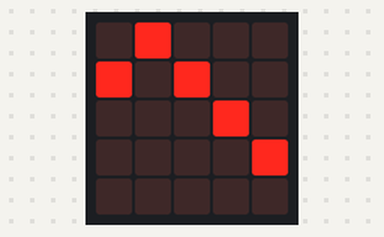
This program was run on a simulated BBC micro:bit (MakeCode). On the bench: the board's 5×5 LED display.

Above: at 0.1 s.
At 0.6 s:
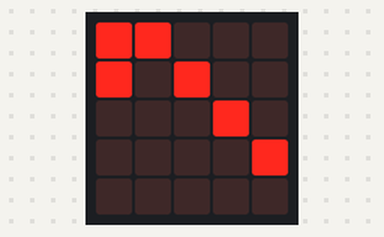
At 8.9 s:
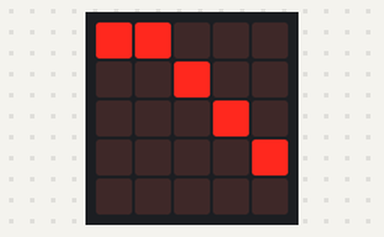
At 19.3 s:
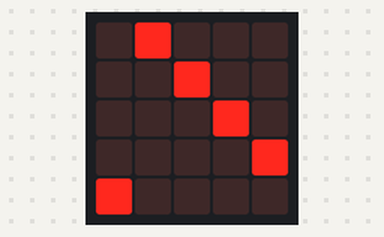
At 28.1 s:
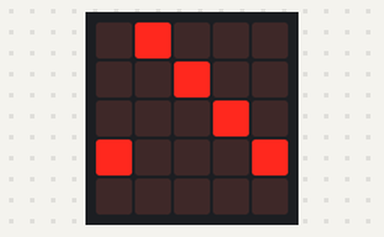
At 39.0 s:
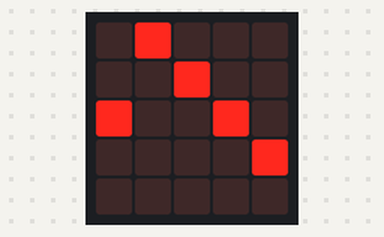

Measured:
- what the display in image 1 shows lasts 0.5 s, from 0.5 s to 1.0 s

The program:

main.ts
```typescript
let direction = 0
let ligne = 0
let liste = [0, 1, 2, 3, 4]
led.plot(0, 1)
led.plot(1, 0)
led.plot(2, 1)
led.plot(3, 2)
led.plot(4, 3)
basic.forever(function () {
    let colonne = 0
    basic.pause(500)
    led.unplot(colonne, ligne)
    ligne += direction
    if (ligne == 4) {
        direction = -1
    }
    if (ligne == 0) {
        direction = 1
    }
    led.plot(colonne, ligne)
})
```

test.ts
```typescript
// les tests vont ici ; cela ne sera pas compilé si ce paquet est utilisé en tant qu'extension.
```
